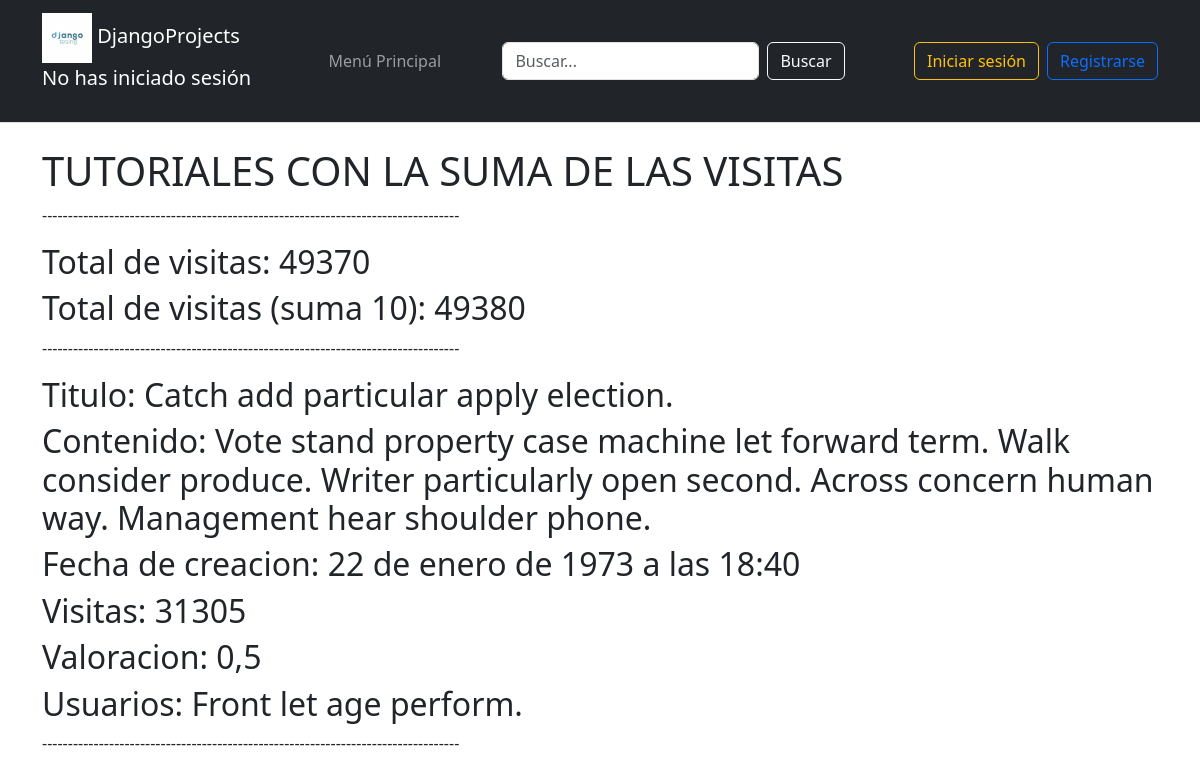
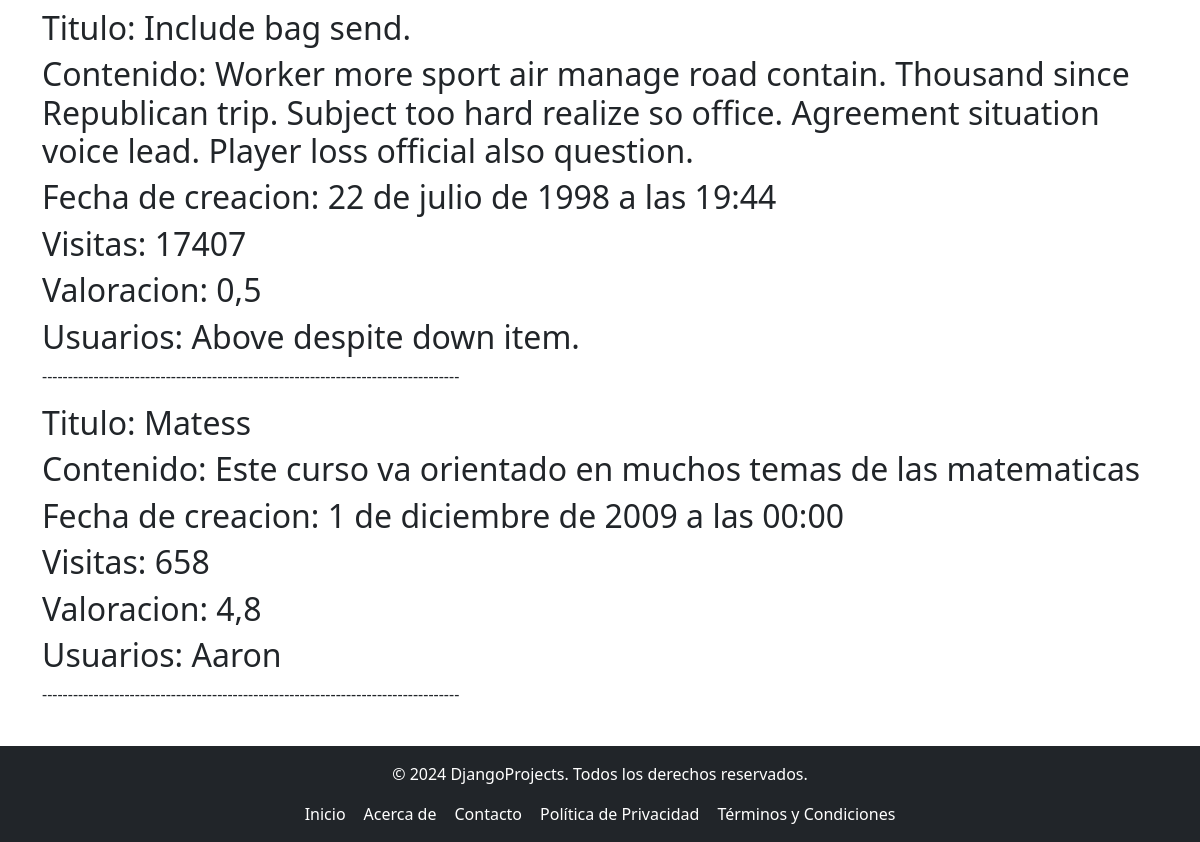
Before: /Tutorial/Total_visitas with the older database file (2 pictures, top to bottom).
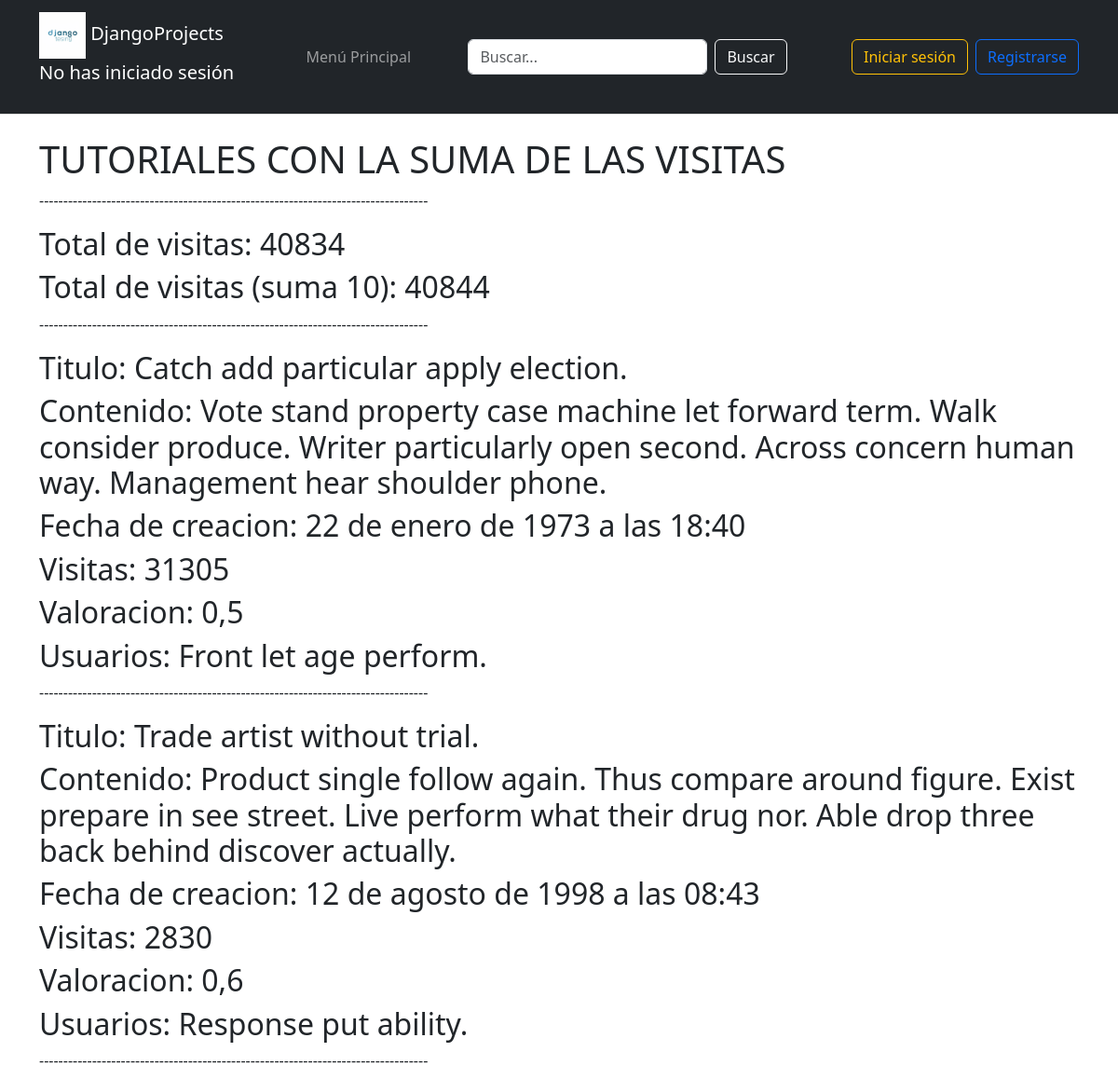
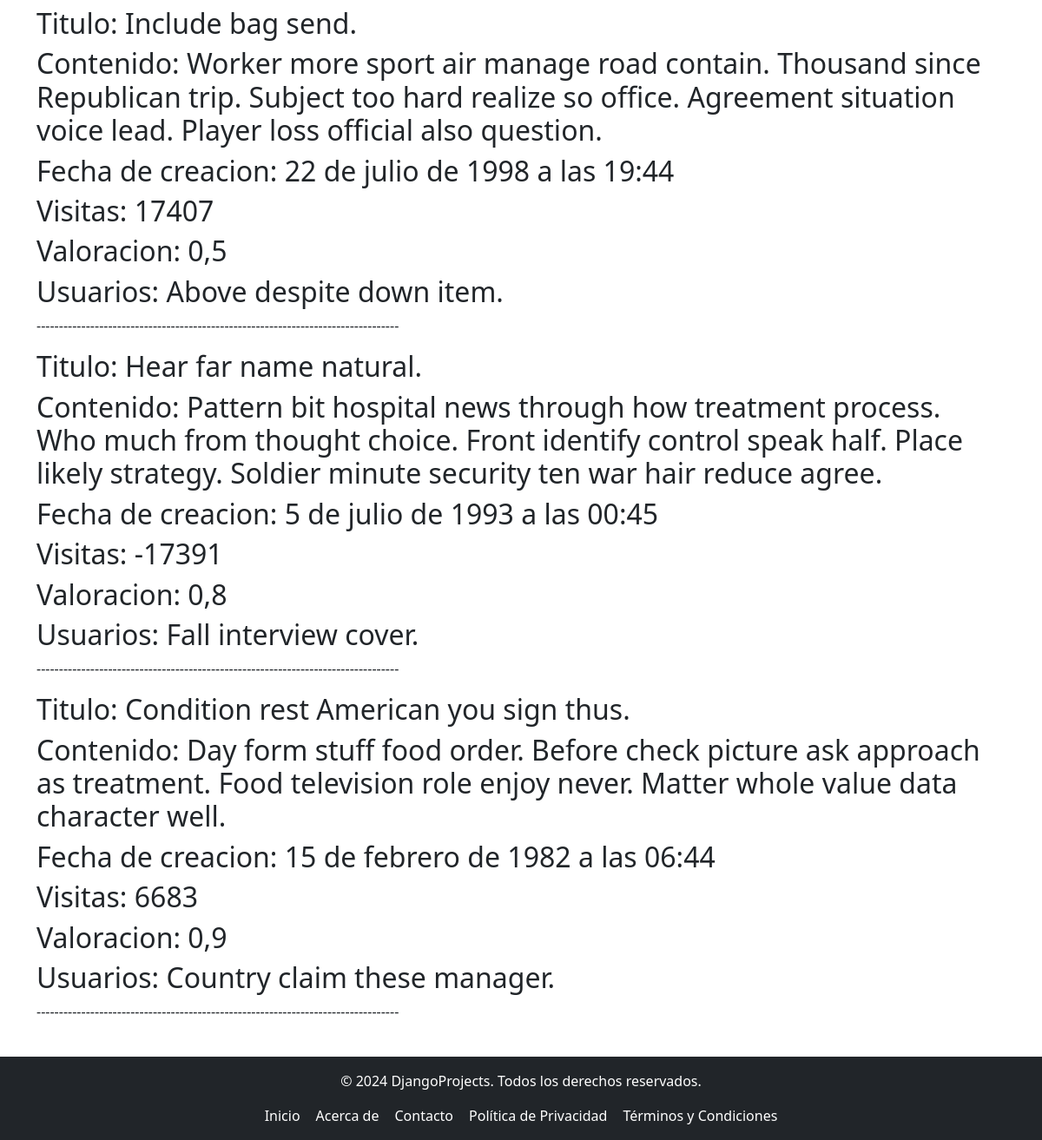
After: the same page with the newer database file (2 pictures, top to bottom).
### tutorial/models.py (models this page shows, shortened)
class Tutorial(models.Model):
    titulo = models.CharField(max_length=50)
    contenido = models.TextField()
    fecha_Creacion = models.DateTimeField()
    visitas = models.IntegerField()
    valoracion = models.DecimalField(max_digits=3, decimal_places=1)
    usuario = models.ForeignKey(Usuario, on_delete=models.CASCADE, related_name="usuario_del_tutorial")

class Usuario(AbstractBaseUser):
    ADMINISTRADOR = 1
    PROFESOR = 2
    ESTUDIANTE = 3
    ROLES = (
        (ADMINISTRADOR, 'administrador'),
        (PROFESOR, 'profesor'),
        (ESTUDIANTE, 'estudiante'),
    )
    email = models.EmailField(unique=True)
    nombre = models.CharField(max_length=30)
    fecha_Registro = models.DateField(null=True, blank=True)
    puntuacion = models.DecimalField(max_digits=3, decimal_places=1, default=0.0)
    es_activo = models.BooleanField(default=True)
    is_staff = models.BooleanField(default=False)  # Aquí está el campo
    is_superuser = models.BooleanField(default=False)  # Aquí está el campo
    rol = models.PositiveSmallIntegerField(choices=ROLES, default=ADMINISTRADOR)
    imagen = models.ImageField(upload_to='imagenes/', null=True, blank=True)
    USERNAME_FIELD = 'email'  # Campo único para autenticación
    REQUIRED_FIELDS = ['nombre']  # Campos obligatorios para createsuperuser
    objects = UsuarioManager()  # Asegúrate de que el manager esté asignado correctamente

### tutorial/views.py (the view)
# urls.py: path('Tutorial/Total_visitas', views.total_visitas, name = 'total_visitas'),
def total_visitas (request):
    tutorial = Tutorial.objects.select_related("usuario").prefetch_related(
        Prefetch('categoria_del_tutorial'),
        Prefetch('Etiquetas_del_tutorial'),
        Prefetch('Tutoriales_cursos')
    )
    total_visitas = tutorial.aggregate(total_visitas=Sum('visitas'))
    return render(request, 'Tutorial/total_visitas.html', {"tutoriales_mostrar": tutorial, "total_visitas": total_visitas['total_visitas']})

### tutorial/templates/Tutorial/total_visitas.html
{% extends "Padre.html" %}
{% block cabecera %}
<h1>TUTORIALES CON LA SUMA DE LAS VISITAS</h1>
<p>---------------------------------------------------------------------------------</p>
<h2>Total de visitas: {{ total_visitas }}</h2>
{% if total_visitas != 0 %}
{% if total_visitas >= 100 %}
    <h2>Total de visitas (suma 10): {{ total_visitas|add:10 }}</h2>
{% elif total_visitas <= 99 and total_visitas > 50 %}
    <h2>Total de visitas (resta 5): {{ total_visitas|add:"-5" }}</h2>
{% elif total_visitas < 9 %}
    <h2>Total de visitas (es menor que 9): {{ total_visitas }}</h2>
{% elif total_visitas|divisibleby:2 %}
    <h2>Total de visitas (es par): {{ total_visitas }}</h2>
{% else %}
    <h2>Total de visitas (no es divisible por 2 ni menor que 9): {{ total_visitas }}</h2>
{% endif %}
{% endif %}
<p>---------------------------------------------------------------------------------</p>
{% endblock %}
{% block contenido %}
    {% for tutorial in tutoriales_mostrar %}
        {% include "Tutorial/tutorialVisitas.html" %}
    {% endfor %}
{% endblock %}

### tutorial/templates/Tutorial/tutorialVisitas.html
<div>
    <h2>Titulo: {{ tutorial.titulo }}</h2>
    <h2>Contenido: {{ tutorial.contenido }}</h2>
    <h2>Fecha de creacion: {{ tutorial.fecha_Creacion }}</h2>
    <h2>Visitas: {{ tutorial.visitas }}</h2>
    <h2>Valoracion: {{ tutorial.valoracion }}</h2>
    <h2>Usuarios: {{ tutorial.usuario.nombre }}</h2>
    <p>---------------------------------------------------------------------------------</p>
</div>

Changed rows visible on the page:
removed Tutorial: titulo "Matess", contenido "Este curso va orientado en muchos temas de las matematicas", fecha_Creacion "1 de diciembre de 2009 a las 00:00", visitas "658", valoracion "4,8", usuario.nombre "Aaron"
added Tutorial: titulo "Trade artist without trial.", contenido "Product single follow again. Thus compare around figure. Exist prepare in see street. Live perform what their drug nor. Able drop three back behind discover actually.", fecha_Creacion "12 de agosto de 1998 a las 08:43", visitas "2830", valoracion "0,6", usuario.nombre "Response put ability."
added Tutorial: titulo "Hear far name natural.", contenido "Pattern bit hospital news through how treatment process. Who much from thought choice. Front identify control speak half. Place likely strategy. Soldier minute security ten war hair reduce agree.", fecha_Creacion "5 de julio de 1993 a las 00:45", visitas "-17391", valoracion "0,8", usuario.nombre "Fall interview cover."
added Tutorial: titulo "Condition rest American you sign thus.", contenido "Day form stuff food order. Before check picture ask approach as treatment. Food television role enjoy never. Matter whole value data character well.", fecha_Creacion "15 de febrero de 1982 a las 06:44", visitas "6683", valoracion "0,9", usuario.nombre "Country claim these manager."
Other visible differences:
{{ total_visitas }}: "49370" → "40834"
{{ total_visitas|add:10 }}: "49380" → "40844"
